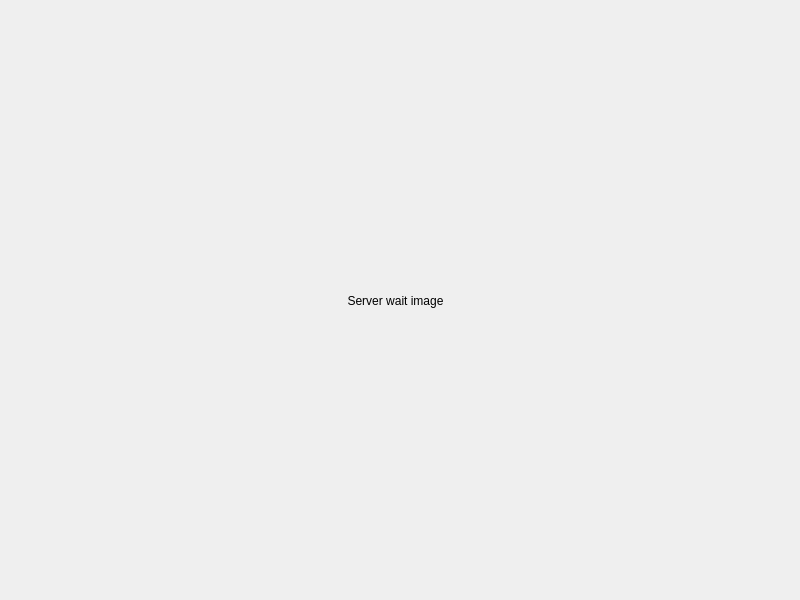
<?xml version="1.0" encoding="UTF-8"?>
<ui version="4.0">
 <class>Server</class>
 <widget class="QWidget" name="Server">
  <property name="geometry">
   <rect>
    <x>0</x>
    <y>0</y>
    <width>800</width>
    <height>600</height>
   </rect>
  </property>
  <property name="windowTitle">
   <string>Server</string>
  </property>
  <widget class="QLabel" name="label">
   <property name="geometry">
    <rect>
     <x>10</x>
     <y>10</y>
     <width>771</width>
     <height>581</height>
    </rect>
   </property>
   <property name="text">
    <string>Server wait image</string>
   </property>
   <property name="alignment">
    <set>Qt::AlignCenter</set>
   </property>
  </widget>
 </widget>
 <resources/>
 <connections/>
</ui>
